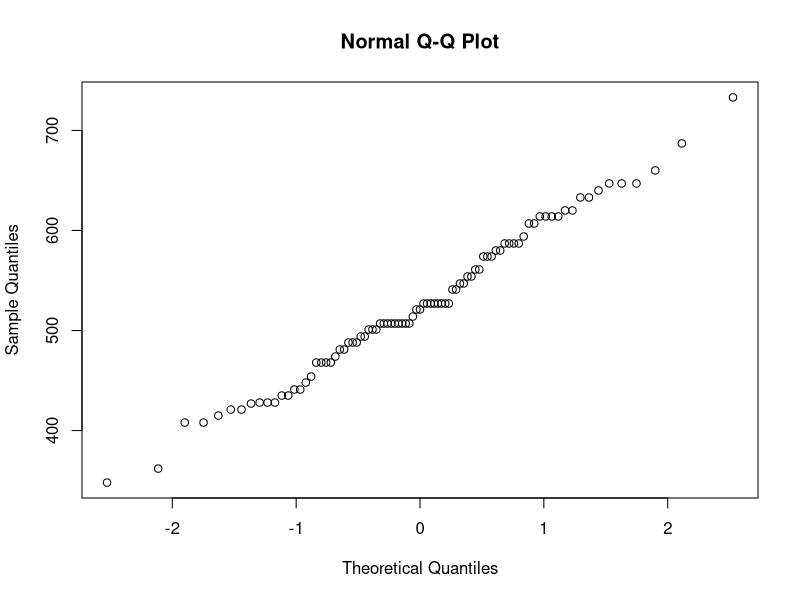
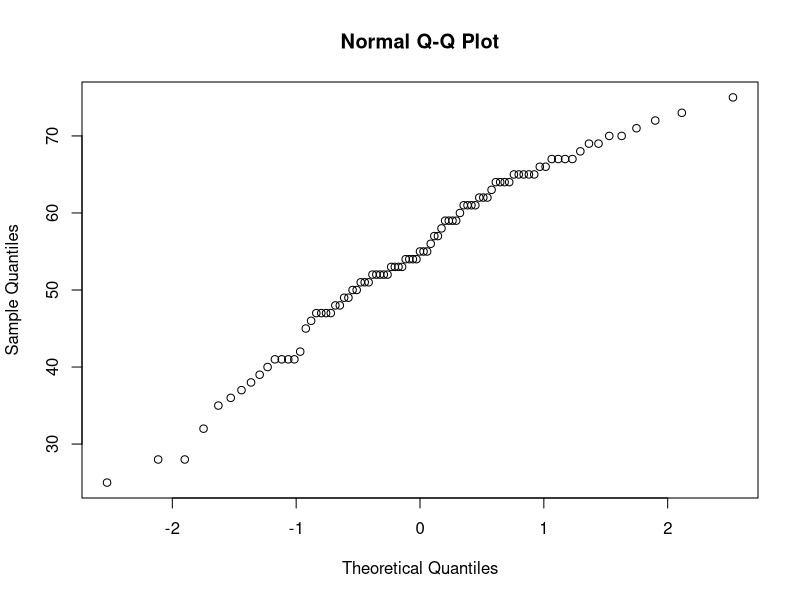
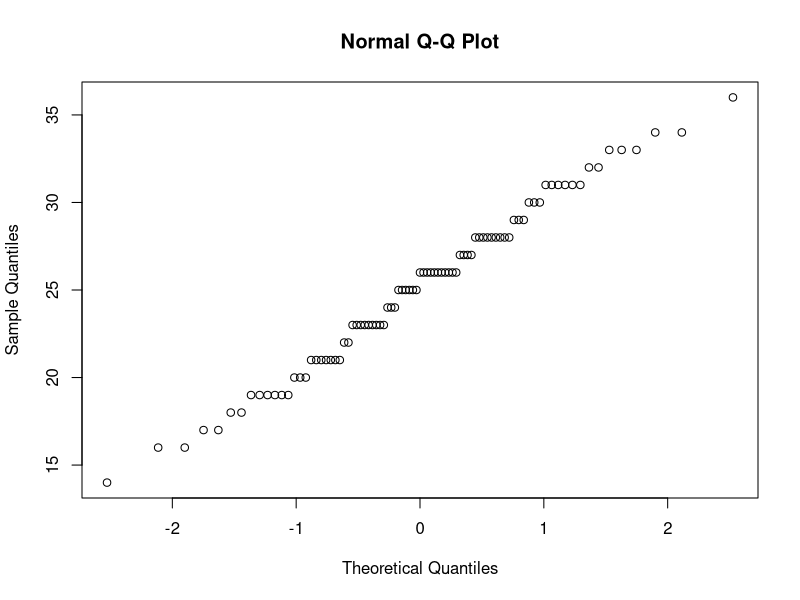
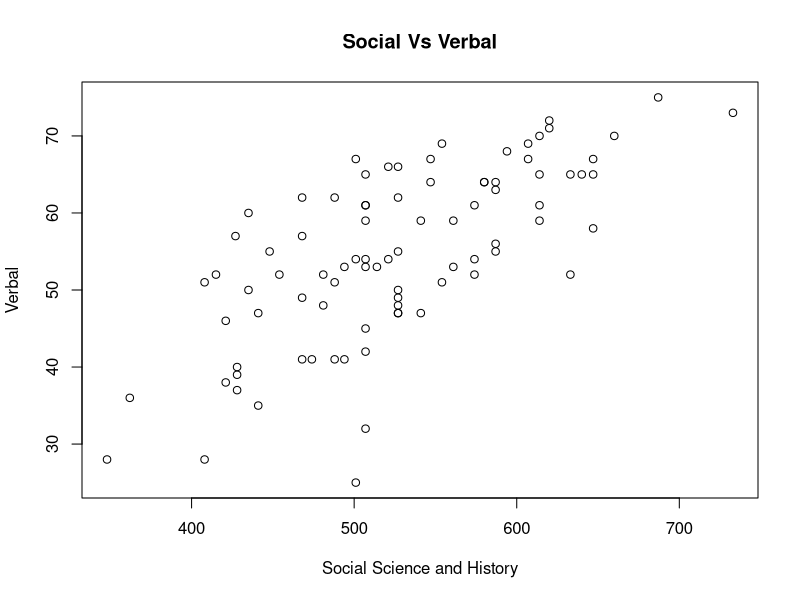
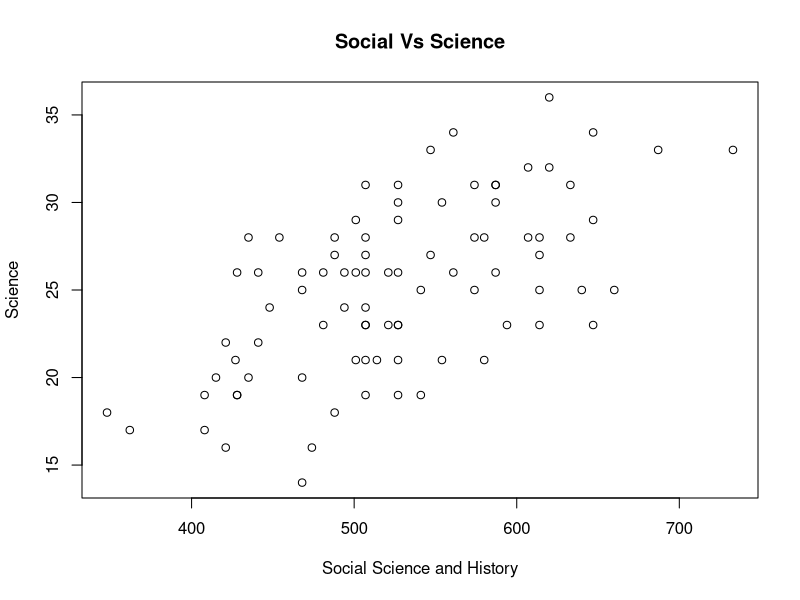
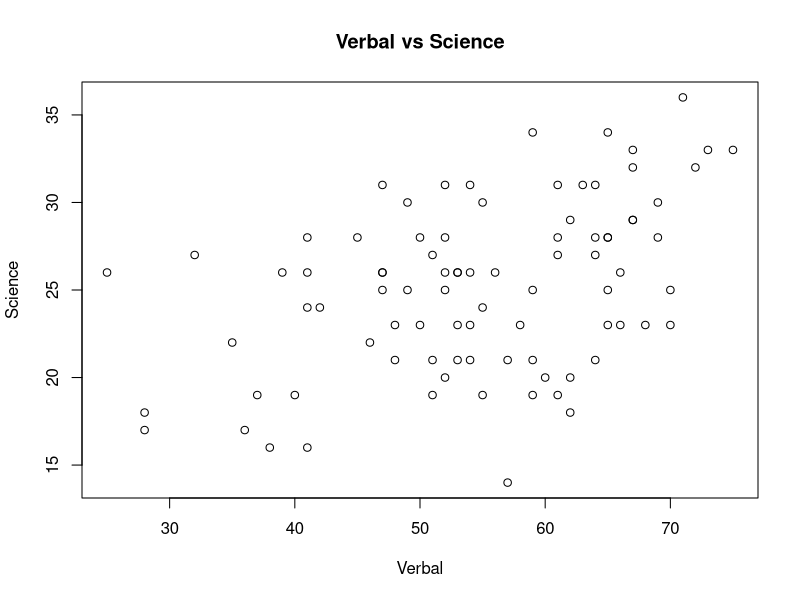
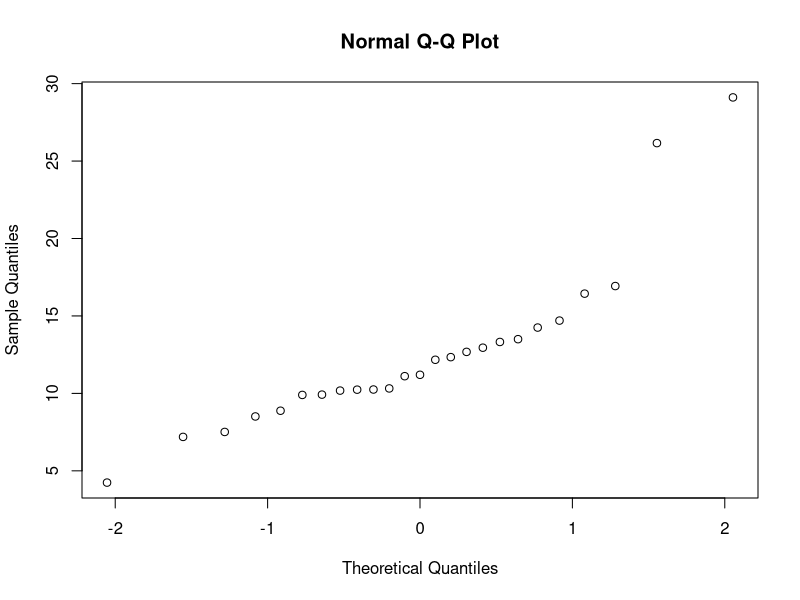
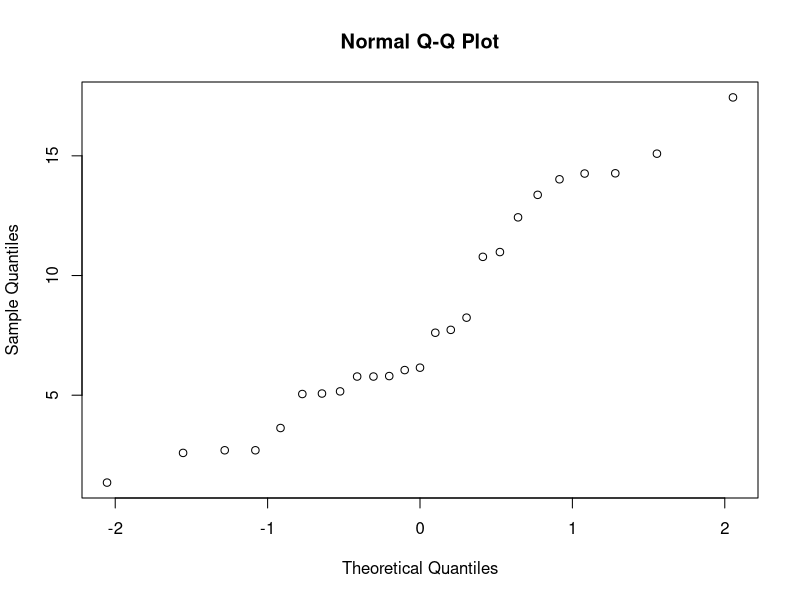

Here is the R script that generated these plots, in order: (Note: this script raises an error after producing the figures.)
#5.1 ##############################################################
rm(list = ls())
alpha=.05
mu = matrix(c(7,11), byrow=TRUE, ncol = 1)
X=matrix(c(2,12,
           8,9,
           6,9,
           8,10), byrow=TRUE, ncol=2)
n <- nrow(X)
p <- ncol(X)
(xbar=matrix(c(mean(X[,1]),
              mean(X[,2])), byrow=TRUE, ncol = 1))
S <- matrix(c(0,0,
               0,0),ncol=2)
for (i in 1:2){
  for (j in 1:2){
    S[i,j]=sum((X[,i]-xbar[i,])*(X[,j]-xbar[i,]))/(n-1)
  }
}
(S)
(Sinv=solve(S))
(T2=n*(t(xbar)-t(mu))%*%Sinv%*%(xbar-mu))

(Tdist <- qf(1-alpha,p,n-p)*(n-1)*p/(n-p))

#5.5 ##############################################################
rm(list = ls())
alpha=.05
mu = matrix(c(0.55,0.60), byrow=TRUE, ncol = 1)
xbar = matrix(c(0.564,0.603), byrow=TRUE, ncol = 1)
Sinv<- matrix(c(203.018,-163.391,
                -163.391,200.228),ncol=2)
n <- 42
p <- 2
(T2=n*(t(xbar)-t(mu))%*%Sinv%*%(xbar-mu))

(Tdist <- qf(1-alpha,p,n-p)*(n-1)*p/(n-p))

#5.7 ##############################################################
rm(list = ls())
alpha=.05
dat <- read.table("T5-1.DAT", header=FALSE)
names(dat) <- c("Sweat Rate", "Sodium","Potassium")
xbar = matrix(c(mean(dat$`Sweat Rate`),mean(dat$Sodium),mean(dat$Potassium)), byrow=TRUE, ncol = 1)
n <- nrow(dat)
p <- ncol(dat)
S <- matrix(c(0,0,0,
              0,0,0,
              0,0,0),ncol=3)
for (i in 1:p){
  for (j in 1:p){
    S[i,j]=sum((dat[,i]-xbar[i,])*(dat[,j]-xbar[i,]))/(n-1)
  }
}
(S)
(Fstar<-qf(1-alpha,p,n-p))

(ISweat=matrix(c(mean(dat$`Sweat Rate`-sqrt(Fstar*p*(n-1)/(n-p))*sqrt(S[1,1]/n)),
                mean(dat$`Sweat Rate`+sqrt(Fstar*p*(n-1)/(n-p))*sqrt(S[1,1]/n))), byrow=TRUE, ncol=2))
(ISod=matrix(c(mean(dat$Sodium-sqrt(Fstar*p*(n-1)/(n-p))*sqrt(S[2,2]/n)),
                     mean(dat$Sodium+sqrt(Fstar*p*(n-1)/(n-p))*sqrt(S[2,2]/n))), byrow=TRUE, ncol=2))
(IPot=matrix(c(mean(dat$Potassium-sqrt(Fstar*p*(n-1)/(n-p))*sqrt(S[3,3]/n)),
                     mean(dat$Potassium+sqrt(Fstar*p*(n-1)/(n-p))*sqrt(S[3,3]/n))), byrow=TRUE, ncol=2))

(ISweatBon=matrix(c(mean(dat$`Sweat Rate`-abs(qt(alpha/(3),n-1))*sqrt(S[1,1]/n)),
                    mean(dat$`Sweat Rate`+abs(qt(alpha/(3),n-1))*sqrt(S[1,1]/n))), byrow=TRUE, ncol=2))
(ISodBon=matrix(c(mean(dat$Sodium-abs(qt(alpha/(3),n-1))*sqrt(S[2,2]/n)),
                  mean(dat$Sodium+abs(qt(alpha/(3),n-1))*sqrt(S[2,2]/n))), byrow=TRUE, ncol=2))
(IPotBon=matrix(c(mean(dat$Potassium-abs(qt(alpha/(3),n-1))*sqrt(S[3,3]/n)),
                  mean(dat$Potassium+abs(qt(alpha/(3),n-1))*sqrt(S[3,3]/n))), byrow=TRUE, ncol=2))

#5.18 ##############################################################
rm(list = ls())
alpha=.05
mu = matrix(c(500,50,3), byrow=TRUE, ncol = 1)
X <- read.table("T5-2.DAT", header=FALSE)
names(X) <- c("Social Science and History","Verbal","Science")
n <- nrow(X)
p <- ncol(X)
(xbar=matrix(c(mean(X[,1]),
               mean(X[,2]),
               mean(X[,3])), byrow=TRUE, ncol = 1))
S <- matrix(c(0,0,0,
              0,0,0,
              0,0,0),ncol=3)
for (i in 1:p){
  for (j in 1:p){
    S[i,j]=sum((X[,i]-xbar[i,])*(X[,j]-xbar[i,]))/(n-1)
  }
}
(S)
(Sinv=solve(S))
(T2=n*(t(xbar)-t(mu))%*%Sinv%*%(xbar-mu))

(Tdist <- qf(1-alpha,p,n-p)*(n-1)*p/(n-p))
lambda <- eigen(S)$values
(vecs <- eigen(S)$vectors)
Lengths <- matrix(c(sqrt(lambda[1])*sqrt(qf(1-alpha,p,n-p)*p*(n-1)/(n*(n-p))),
                    sqrt(lambda[2])*sqrt(qf(1-alpha,p,n-p)*p*(n-1)/(n*(n-p))),
                    sqrt(lambda[3])*sqrt(qf(1-alpha,p,n-p)*p*(n-1)/(n*(n-p)))),byrow=TRUE, ncol=1)
(Lengths)

qqnorm(X[,1])
png("QQSoc.png")
qqnorm(X[,1])
dev.off()

qqnorm(X[,2])
png("QQVerb.png")
qqnorm(X[,2])
dev.off()

qqnorm(X[,3])
png("QQSci.png")
qqnorm(X[,3])
dev.off()


plot(X$`Social Science and History`,X$Verbal,main="Social Vs Verbal", xlab="Social Science and History", ylab="Verbal")
png("SocialvHistory.png")
plot(X$`Social Science and History`,X$Verbal,main="Social Vs Verbal", xlab="Social Science and History", ylab="Verbal")
dev.off()

plot(X$`Social Science and History`,X$Science,main="Social Vs Science", xlab="Social Science and History", ylab="Science")
png("SocialvScience.png")
plot(X$`Social Science and History`,X$Verbal,main="Social Vs Science", xlab="Social Science and History", ylab="Science")
dev.off()

plot(X$Verbal,X$Science,main="Verbal vs Science", xlab="Verbal", ylab="Science")
png("VerbalvScience.png")
plot(X$Verbal,X$Science,main="Verbal vs Science", xlab="Verbal", ylab="Science")
dev.off()

#5.22 ##############################################################
rm(list = ls())
alpha=.05
X <- read.table("T5-13.dat", header=FALSE)
Xout <- X[-c(9, 21),]
names(X) <- c("Fuel","Repair","Capital")
xbar = matrix(c(mean(Xout$Fuel),mean(Xout$Repair),mean(Xout$Capital)), byrow=TRUE, ncol = 1)
n <- nrow(Xout)
p <- ncol(Xout)
S <- matrix(c(0,0,0,
              0,0,0,
              0,0,0),ncol=p)
for (i in 1:p){
  for (j in 1:p){
    S[i,j]=sum((Xout[,i]-xbar[i,])*(Xout[,j]-xbar[j,]))/(n-1)
  }
}
(S)
(Fstar<-qf(1-alpha,p,n-p))


qqnorm(X[,1])
png("QQFuel.png")
qqnorm(X[,1])
dev.off()

qqnorm(X[,2])
png("QQRepair.png")
qqnorm(X[,2])
dev.off()

qqnorm(X[,3])
png("QQCapital.png")
qqnorm(X[,3])
dev.off()

plot(X$Fuel,X$Repair,main="Fuel vs. Repair", xlab="Fuel", ylab="Repair")
png("FuelvRepair.png")
plot(X$Fuel,X$Repair,main="Fuel vs. Repair", xlab="Fuel", ylab="Repair")
dev.off()

plot(X$Fuel,X$Capital,main="Fuel vs. Capital", xlab="Fuel", ylab="Capital")
png("FuelvCapital.png")
plot(X$Fuel,X$Capital,main="Fuel vs. Capital", xlab="Fuel", ylab="Capital")
dev.off()

plot(X$Capital,X$Repair,main="Capital vs. Repair", xlab="Capital", ylab="Repair")
png("CapitalvRepair.png")
plot(X$Capital,X$Repair,main="Capital vs. Repair", xlab="Capital", ylab="Repair")
dev.off()





qqnorm(X[,1])
png("QQFuelOut.png")
qqnorm(Xout[,1])
dev.off()

qqnorm(X[,2])
png("QQRepairOut.png")
qqnorm(Xout[,2])
dev.off()

qqnorm(X[,3])
png("QQCapitalOut.png")
qqnorm(Xout[,3])
dev.off()

plot(Xout$Fuel,Xout$Repair,main="Fuel vs. Repair", xlab="Fuel", ylab="Repair")
png("FuelvRepairOut.png")
plot(Xout$Fuel,Xout$Repair,main="Fuel vs. Repair", xlab="Fuel", ylab="Repair")
dev.off()

plot(Xout$Fuel,Xout$Capital,main="Fuel vs. Capital", xlab="Fuel", ylab="Capital")
png("FuelvCapitalOut.png")
plot(Xout$Fuel,Xout$Capital,main="Fuel vs. Capital", xlab="Fuel", ylab="Capital")
dev.off()

plot(Xout$Capital,Xout$Repair,main="Capital vs. Repair", xlab="Capital", ylab="Repair")
png("CapitalvRepairOut.png")
plot(Xout$Capital,Xout$Repair,main="Capital vs. Repair", xlab="Capital", ylab="Repair")
dev.off()






(IFuel=matrix(c(mean(Xout$Fuel-sqrt(Fstar*p*(n-1)/(n-p))*sqrt(S[1,1]/n)),
                 mean(Xout$Fuel+sqrt(Fstar*p*(n-1)/(n-p))*sqrt(S[1,1]/n))), byrow=TRUE, ncol=2))
(IRepair=matrix(c(mean(Xout$Repair-sqrt(Fstar*p*(n-1)/(n-p))*sqrt(S[2,2]/n)),
               mean(Xout$Repair+sqrt(Fstar*p*(n-1)/(n-p))*sqrt(S[2,2]/n))), byrow=TRUE, ncol=2))
(ICapital=matrix(c(mean(Xout$Capital-sqrt(Fstar*p*(n-1)/(n-p))*sqrt(S[3,3]/n)),
               mean(Xout$Capital+sqrt(Fstar*p*(n-1)/(n-p))*sqrt(S[3,3]/n))), byrow=TRUE, ncol=2))

(IFuelBon=matrix(c(mean(Xout$Fuel-abs(qt(alpha/(2*p),n-1))*sqrt(S[1,1]/n)),
                    mean(Xout$Fuel+abs(qt(alpha/(2*p),n-1))*sqrt(S[1,1]/n))), byrow=TRUE, ncol=2))
(IRepairBon=matrix(c(mean(Xout$Repair-abs(qt(alpha/(2*p),n-1))*sqrt(S[2,2]/n)),
                  mean(Xout$Repair+abs(qt(alpha/(2*p),n-1))*sqrt(S[2,2]/n))), byrow=TRUE, ncol=2))
(ICapitalBon=matrix(c(mean(Xout$Capital-abs(qt(alpha/(2*p),n-1))*sqrt(S[3,3]/n)),
                  mean(Xout$Capital+abs(qt(alpha/(2*p),n-1))*sqrt(S[3,3]/n))), byrow=TRUE, ncol=2))

#5.23 #################
rm(list = ls())
alpha=.05
X <- read.table("T6-13.dat", header=FALSE)
names(X) <- c("MaxBreath","BasHeight","BasLength","NasHeight", "Time")
X<-cbind(X$MaxBreath,X$BasHeight,X$BasLength,X$NasHeight)
n <- nrow(X)
p <- ncol(X)
(x.bar <- t(matrix(1,ncol=n) %*% X)/n)
(D <- X - matrix(1,nrow=n) %*% t(x.bar))
(S <- (n-1)^(-1) * t(D)%*%D)
Sinv <- solve(S)

d <- c()
for (i in 1:n){
  d[i] <- (X[i,]-t(x.bar))%*%Sinv%*%t(X[i,]-t(x.bar))
}

# Example 4.13
chisq.quantiles <- qchisq(((1:n)-0.5)/n,df=p)
plot(y=sort(d),x=chisq.quantiles,pch=19, main="ChiSquare")
png("5chi.png")
plot(y=sort(d),x=chisq.quantiles,pch=19, main="ChiSquare")
dev.off()


qqnorm(X[,1])
png("QQMaxB.png")
qqnorm(X[,1])
dev.off()

qqnorm(X[,2])
png("QQBasH.png")
qqnorm(X[,2])
dev.off()

qqnorm(X[,3])
png("QQBasL.png")
qqnorm(X[,3])
dev.off()

qqnorm(X[,4])
png("QQNasH.png")
qqnorm(X[,4])
dev.off()


(Fstar<-qf(1-alpha,p,n-p))

(IMaxB=matrix(c(mean(X[,1]-sqrt(Fstar*p*(n-1)/(n-p))*sqrt(S[1,1]/n)),
                mean(X[,1]+sqrt(Fstar*p*(n-1)/(n-p))*sqrt(S[1,1]/n))), byrow=TRUE, ncol=2))
(IBasH=matrix(c(mean(X[,2]-sqrt(Fstar*p*(n-1)/(n-p))*sqrt(S[2,2]/n)),
                  mean(X[,2]+sqrt(Fstar*p*(n-1)/(n-p))*sqrt(S[2,2]/n))), byrow=TRUE, ncol=2))
(IBasL=matrix(c(mean(X[,3]-sqrt(Fstar*p*(n-1)/(n-p))*sqrt(S[3,3]/n)),
                   mean(X[,3]+sqrt(Fstar*p*(n-1)/(n-p))*sqrt(S[3,3]/n))), byrow=TRUE, ncol=2))
(INasH=matrix(c(mean(X[,4]-sqrt(Fstar*p*(n-1)/(n-p))*sqrt(S[3,3]/n)),
                mean(X[,4]+sqrt(Fstar*p*(n-1)/(n-p))*sqrt(S[3,3]/n))), byrow=TRUE, ncol=2))

(IMaxBBon=matrix(c(mean(X[,1]-abs(qt(alpha/(2*p),n-1))*sqrt(S[1,1]/n)),
                   mean(X[,1]+abs(qt(alpha/(2*p),n-1))*sqrt(S[1,1]/n))), byrow=TRUE, ncol=2))
(IBasHBon=matrix(c(mean(X[,2]-abs(qt(alpha/(2*p),n-1))*sqrt(S[2,2]/n)),
                     mean(X[,2]+abs(qt(alpha/(2*p),n-1))*sqrt(S[2,2]/n))), byrow=TRUE, ncol=2))
(IBasLBon=matrix(c(mean(X[,3]-abs(qt(alpha/(2*p),n-1))*sqrt(S[3,3]/n)),
                      mean(X[,3]+abs(qt(alpha/(2*p),n-1))*sqrt(S[3,3]/n))), byrow=TRUE, ncol=2))
(INasHBon=matrix(c(mean(X[,4]-abs(qt(alpha/(2*p),n-1))*sqrt(S[3,3]/n)),
                   mean(X[,4]+abs(qt(alpha/(2*p),n-1))*sqrt(S[3,3]/n))), byrow=TRUE, ncol=2))
